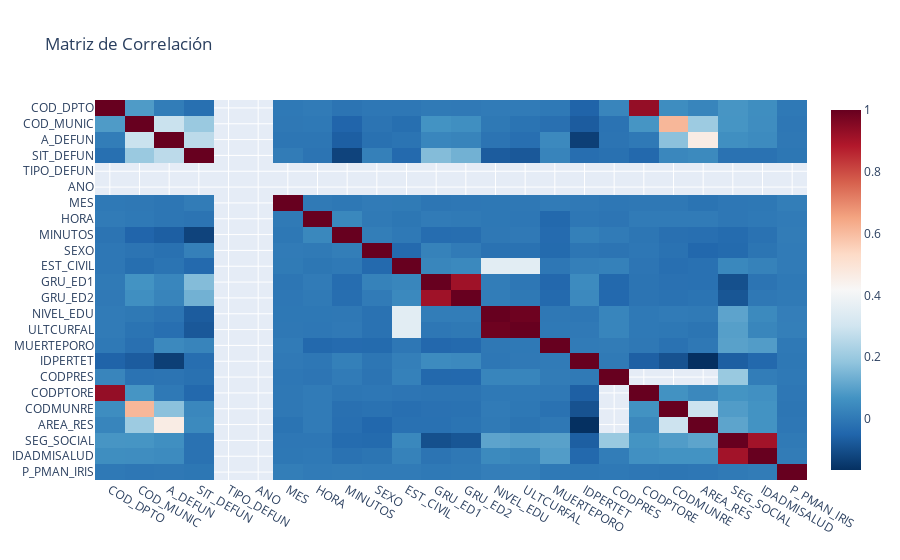

Write notebook code for a chart like this one.
### Markdown cell above
## 6. Correlaciones - Variables Numéricas

### Code cell
numeric_data = df[numeric_cols].select_dtypes(include=[np.number])
corr_matrix = numeric_data.corr()
fig = px.imshow(corr_matrix, title='Matriz de Correlación',
                color_continuous_scale='RdBu_r', aspect='auto')
fig.show()
print(" Correlaciones bajas/moderadas entre variables, sin colinealidad severa.")

### Figure 1 — Plotly figure (JSON) as saved in the notebook; plotly's stock layout.template omitted (floating-point values rounded to 4 significant figures; data arrays with more than 128 entries replaced by an {"elided": "..."} marker saying what was removed)
{"data": [{"coloraxis": "coloraxis", "hovertemplate": "x: %{x}<br>y: %{y}<br>color: %{z}<extra></extra>", "name": "0", "type": "heatmap", "x": ["COD_DPTO", "COD_MUNIC", "A_DEFUN", "SIT_DEFUN", "TIPO_DEFUN", "ANO", "MES", "HORA", "MINUTOS", "SEXO", "EST_CIVIL", "GRU_ED1", "GRU_ED2", "NIVEL_EDU", "ULTCURFAL", "MUERTEPORO", "IDPERTET", "CODPRES", "CODPTORE", "CODMUNRE", "AREA_RES", "SEG_SOCIAL", "IDADMISALUD", "P_PMAN_IRIS"], "xaxis": "x", "y": ["COD_DPTO", "COD_MUNIC", "A_DEFUN", "SIT_DEFUN", "TIPO_DEFUN", "ANO", "MES", "HORA", "MINUTOS", "SEXO", "EST_CIVIL", "GRU_ED1", "GRU_ED2", "NIVEL_EDU", "ULTCURFAL", "MUERTEPORO", "IDPERTET", "CODPRES", "CODPTORE", "CODMUNRE", "AREA_RES", "SEG_SOCIAL", "IDADMISALUD", "P_PMAN_IRIS"], "yaxis": "y", "z": {"elided": "24x24 float values"}}], "layout": {"coloraxis": {"colorscale": [[0, "rgb(5,48,97)"], [0.1, "rgb(33,102,172)"], [0.2, "rgb(67,147,195)"], [0.3, "rgb(146,197,222)"], [0.4, "rgb(209,229,240)"], [0.5, "rgb(247,247,247)"], [0.6, "rgb(253,219,199)"], [0.7, "rgb(244,165,130)"], [0.8, "rgb(214,96,77)"], [0.9, "rgb(178,24,43)"], [1, "rgb(103,0,31)"]]}, "title": {"text": "Matriz de Correlación"}, "xaxis": {"anchor": "y", "domain": [0, 1]}, "yaxis": {"anchor": "x", "autorange": "reversed", "domain": [0, 1]}}}
